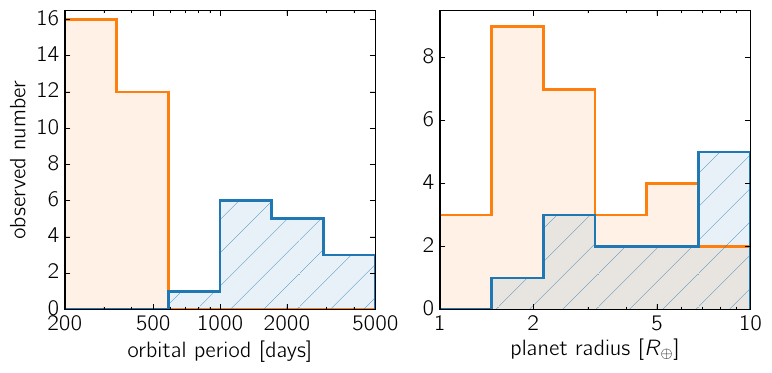

Generate this figure with Python:
# -*- coding: utf-8 -*-

from peerless.plot_setup import COLORS, SQUARE_FIGSIZE

import numpy as np
import pandas as pd
import matplotlib.pyplot as pl

from peerless.catalogs import TargetCatalog, KOICatalog

targets = TargetCatalog().df
kois = pd.merge(KOICatalog().df, targets, how="inner", on="kepid")
kois = kois[(kois.koi_pdisposition == "CANDIDATE") &
            np.isfinite(kois.koi_prad) &
            (200 < kois.koi_period) &
            (1 < kois.koi_prad) & (kois.koi_prad < 10)]

fits = pd.read_csv("../../results/fits.csv")
fits = fits[fits.period < 5000 / 365.25]

s = np.array(SQUARE_FIGSIZE)
s[0] *= 2
fig, axes = pl.subplots(1, 2, figsize=s)

def make_plot(ax, x1, x2, rng, nbins, ticks):
    bins = np.exp(np.linspace(np.log(rng[0]), np.log(rng[1]), nbins))

    ax.hist([x2, x1], bins, histtype="stepfilled", stacked=False,
            color=[COLORS["MODEL_1"], COLORS["MODEL_2"]],
            alpha=0.1, lw=0)
    n, _, _ = ax.hist(x1, bins, histtype="step", color=COLORS["MODEL_2"], lw=2)
    ax.hist(x2, bins, histtype="step", color=COLORS["MODEL_1"], lw=2,
            hatch="/")
    ax.set_ylim(0, np.max(n) + 0.5)

    ax.set_xscale("log")
    ax.set_xticks(ticks)
    ax.get_xaxis().set_major_formatter(pl.ScalarFormatter())
    ax.set_xlim(rng)

make_plot(axes[0], np.array(kois.koi_period), np.array(fits.period) * 365.25,
          (2e2, 5e3), 7, (200, 500, 1000, 2000, 5000))
make_plot(axes[1], np.array(kois.koi_prad), np.array(fits.radius) / 0.092051,
          (1, 10), 7, (1, 2, 5, 10))

axes[0].set_ylabel("observed number")
axes[0].set_xlabel("orbital period [days]")
axes[1].set_xlabel("planet radius [$R_\oplus$]")

fig.savefig("obs_dist.pdf", bbox_inches="tight")
